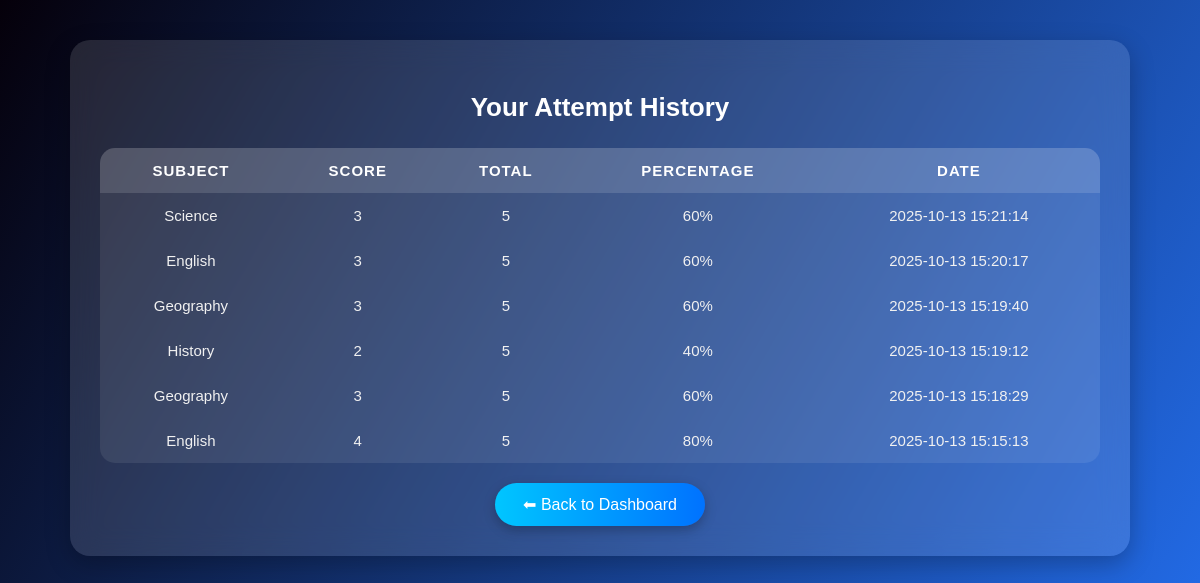
The page /attempt_history.php (signed in) on the database its author committed.
### tables this page shows
CREATE TABLE `attempts` (
  `id` int(11) NOT NULL,
  `user` varchar(100) DEFAULT NULL,
  `subject_id` int(11) DEFAULT NULL,
  `score` int(11) DEFAULT NULL,
  `total` int(11) DEFAULT NULL,
  `attempt_date` timestamp NOT NULL DEFAULT current_timestamp()
);

CREATE TABLE `subjects` (
  `id` int(11) NOT NULL,
  `name` varchar(100) NOT NULL,
  `description` text DEFAULT NULL,
  `image` varchar(255) DEFAULT NULL
);

### attempt_history.php (the view, shortened to what this page needs)
<?php
$conn = mysqli_connect("localhost", "root", "", "login");
$username = $_SESSION['user'];
$sql = "SELECT a.id, s.name AS subject, a.score, a.total, a.attempt_date
        FROM attempts a
        LEFT JOIN subjects s ON a.subject_id = s.id
        WHERE a.user = ?
        ORDER BY a.attempt_date DESC";
$stmt = $conn->prepare($sql);
$stmt->bind_param("s", $username);
$stmt->execute();
$result = $stmt->get_result();
?>
<!DOCTYPE html>
<html>
<head>
</head>
<body>
<div class="container">
    <h2>Your Attempt History</h2>
    <table>
        <tr>
            <th>Subject</th>
            <th>Score</th>
            <th>Total</th>
            <th>Percentage</th>
            <th>Date</th>
        </tr>
        <?php if ($result->num_rows > 0) {
            while ($row = $result->fetch_assoc()) {
                $percentage = ($row['total'] > 0) ? round(($row['score'] / $row['total']) * 100, 2) : 0;
                echo "<tr>
                        <td>{$row['subject']}</td>
                        <td>{$row['score']}</td>
                        <td>{$row['total']}</td>
                        <td>{$percentage}%</td>
                        <td>{$row['attempt_date']}</td>
                      </tr>";
            }
        } else {
            echo "<tr><td colspan='5'>No attempts found.</td></tr>";
        } ?>
    </table>
        <div class="back-btn">
        <a href="user_dashboard.php">⬅ Back to Dashboard</a>
    </div>
</div>
</body>
</html>

### attempt_history.php (style rules this page uses)
body { font-family: 'Poppins', sans-serif; background: linear-gradient(120deg, #05000AFF, #2575fc); color: #fff; margin: 0; padding: 40px; min-height: 100vh; }
.container { width: 90%; max-width: 1000px; margin: auto; background: rgba(255, 255, 255, 0.12); backdrop-filter: blur(15px); padding: 30px; border-radius: 20px; box-shadow: 0 8px 25px rgba(0,0,0,0.25); }
h2 { text-align: center; margin-bottom: 25px; font-size: 26px; color: #fff; }
table { width: 100%; border-collapse: collapse; border-radius: 15px; overflow: hidden; }
th, td { padding: 14px 18px; text-align: center; font-size: 15px; }
th { background: rgba(255, 255, 255, 0.2); color: #fff; text-transform: uppercase; letter-spacing: 1px; }
td { background: rgba(255, 255, 255, 0.08); color: #f1f1f1; }
.back-btn { text-align: center; margin-top: 20px; }
.back-btn a { display: inline-block; padding: 12px 28px; font-size: 16px; color: #fff; text-decoration: none; border-radius: 30px; background: linear-gradient(90deg, #00c6ff, #0072ff); box-shadow: 0 4px 12px rgba(0,0,0,0.25); transition: all 0.3s ease; }

### rows shown on the page
attempts: subject.name "Science", score "3", total "5", percentage "60", attempt_date "2025-10-13 15:21:14"
attempts: subject.name "English", score "3", total "5", percentage "60", attempt_date "2025-10-13 15:20:17"
attempts: subject.name "Geography", score "3", total "5", percentage "60", attempt_date "2025-10-13 15:19:40"
attempts: subject.name "History", score "2", total "5", percentage "40", attempt_date "2025-10-13 15:19:12"
attempts: subject.name "Geography", score "3", total "5", percentage "60", attempt_date "2025-10-13 15:18:29"
attempts: subject.name "English", score "4", total "5", percentage "80", attempt_date "2025-10-13 15:15:13"
